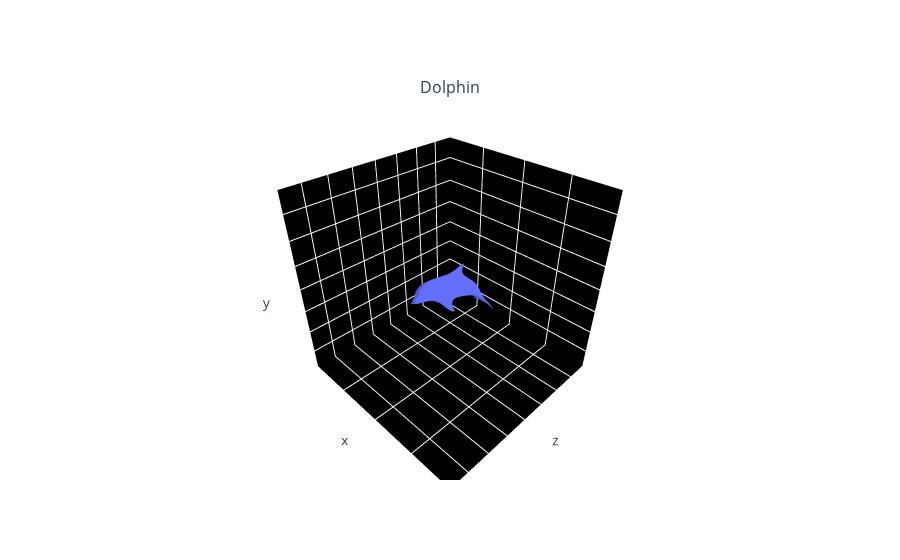

Source (notebook cell):
### Code cell
from pytorch3d.vis.plotly_vis import AxisArgs, plot_batch_individually, plot_scene

plot_scene(
    {"Dolphin": {"target": target_mesh}},
    axis_args=AxisArgs(
        showgrid=True, zeroline=True, showline=True, backgroundcolor="black"
    ),
)

### Figure 1 — Plotly figure (JSON) as saved in the notebook; plotly's stock layout.template omitted (floating-point values rounded to 4 significant figures; data arrays with more than 128 entries replaced by an {"elided": "..."} marker saying what was removed)
{"data": [{"i": {"elided": "5120 int values"}, "j": {"elided": "5120 int values"}, "k": {"elided": "5120 int values"}, "lighting": {"ambient": 0.8, "diffuse": 1, "facenormalsepsilon": 1e-06, "fresnel": 0, "roughness": 0.5, "specular": 0, "vertexnormalsepsilon": 1e-12}, "name": "target", "scene": "scene", "type": "mesh3d", "x": {"elided": "2562 float values"}, "y": {"elided": "2562 float values"}, "z": {"elided": "2562 float values"}}], "layout": {"annotations": [{"font": {"size": 16}, "showarrow": false, "text": "Dolphin", "x": 0.5, "xanchor": "center", "xref": "paper", "y": 1, "yanchor": "bottom", "yref": "paper"}], "scene": {"aspectmode": "cube", "camera": {"up": {"x": 0, "y": 1, "z": 0}}, "domain": {"x": [0, 1], "y": [0, 1]}, "xaxis": {"backgroundcolor": "black", "range": [-1.922, 1.922], "showaxeslabels": false, "showgrid": true, "showline": true, "showticklabels": false, "ticks": "", "zeroline": true}, "yaxis": {"backgroundcolor": "black", "range": [-1.922, 1.922], "showaxeslabels": false, "showgrid": true, "showline": true, "showticklabels": false, "ticks": "", "zeroline": true}, "zaxis": {"backgroundcolor": "black", "range": [-1.922, 1.922], "showaxeslabels": false, "showgrid": true, "showline": true, "showticklabels": false, "ticks": "", "zeroline": true}}}}
